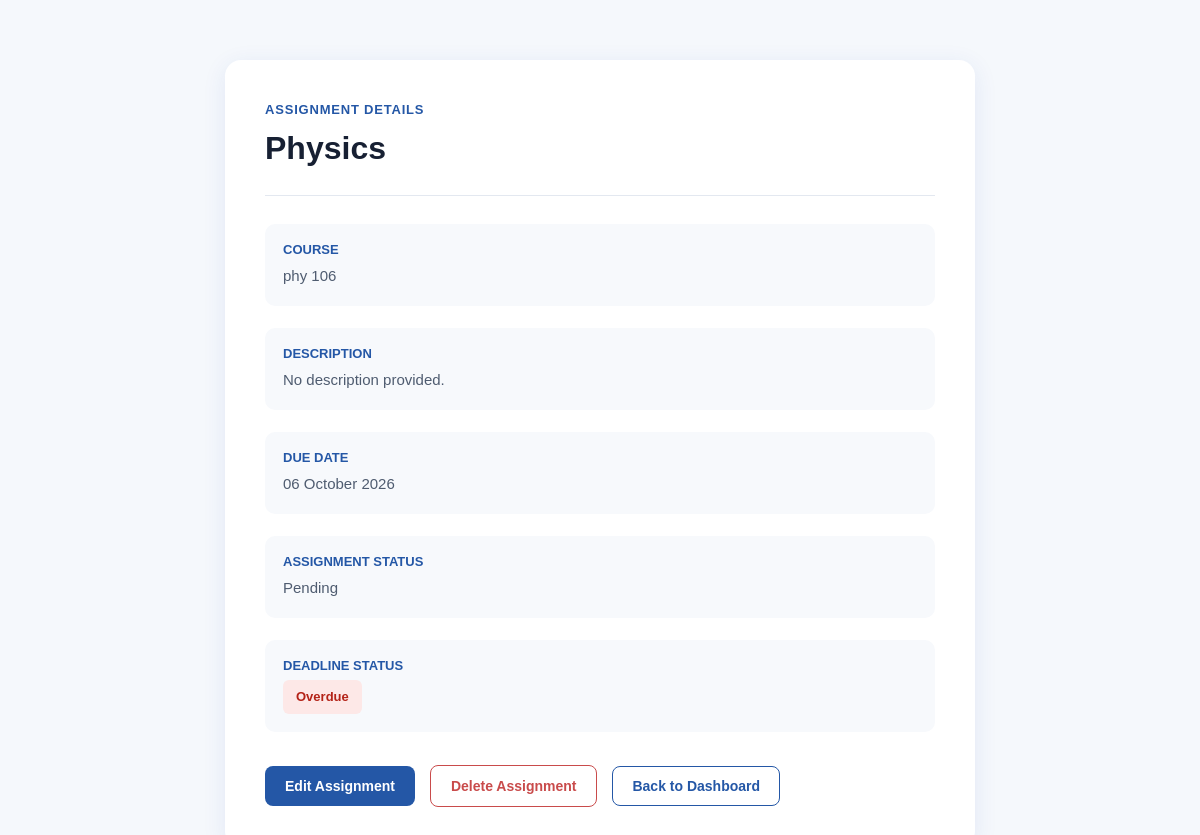
The page /assignment/2 (signed in) on the database its author committed.
### models/assignment.py (models this page shows, shortened)
class Assignment(db.Model):
    id = db.Column(db.Integer, primary_key=True)
    title = db.Column(db.String(200), nullable=False)
    course = db.Column(db.String(100), nullable=False)
    description = db.Column(db.Text, nullable=True)
    due_date = db.Column(db.Date, nullable=False)
    status = db.Column(
        db.String(50),
        default="Pending"
    )
    user_id = db.Column(
        db.Integer,
        db.ForeignKey("Users.id"),
        nullable=False
    )
    user = db.relationship(
        "User",
        back_populates="assignments"
    )
    @property
    def deadline_status(self):
        if self.status and self.status.lower() == "completed":
            return "Completed"
        if self.due_date < date.today():
            return "Overdue"
        if self.due_date == date.today():
            return "Due Today"
        return "Upcoming"

### routes/main.py (the view)
@main.route("/assignment/<int:assignment_id>")
@login_required
def assignment_detail(assignment_id):
    assignment = Assignment.query.filter_by(
        id=assignment_id,
        user_id=current_user.id
    ).first_or_404()
    return render_template(
        "main/assignment_detail.html",
        assignment=assignment
    )

### app.py (called while the page is built)
def create_app():
    app = Flask(__name__)
    app.config.from_object(Config)
    db.init_app(app)
    login_manager.init_app(app)
    login_manager.login_view = "auth.login"
    from models.user import User
    @login_manager.user_loader
    def load_user(user_id):
        return db.session.get(User, int(user_id))
    from models.assignment import Assignment
    from routes.main import main
    from routes.auth import auth
    from routes.admin import admin
    app.register_blueprint(auth)
    app.register_blueprint(main)
    app.register_blueprint(admin)
    with app.app_context():
        db.create_all()
    return app

### templates/main/assignment_detail.html (shortened to what this page needs)
<!doctype html>
<html lang="en">
  <head>
    <link
      rel="stylesheet"
      href="{{ url_for('static', filename='css/assignment_detail.css') }}"
    />
  </head>
  <body class="assignment-detail-page">
    <main class="assignment-detail-main">
      <section class="assignment-detail-card">
        <div class="detail-header">
          <span class="detail-label-top">Assignment Details</span>
          <h1 class="detail-title">{{ assignment.title }}</h1>
        </div>
        <div class="detail-content">
          <div class="detail-item">
            <span class="detail-heading">Course</span>
            <p class="detail-value">{{ assignment.course }}</p>
          </div>
          <div class="detail-item">
            <span class="detail-heading">Description</span>
            <p class="detail-value">
              {{ assignment.description or 'No description provided.' }}
            </p>
          </div>
          <div class="detail-item">
            <span class="detail-heading">Due Date</span>
            <p class="detail-value">
              {{ assignment.due_date.strftime('%d %B %Y') }}
            </p>
          </div>
          <div class="detail-item">
            <span class="detail-heading">Assignment Status</span>
            <p class="detail-value">
              <span class="assignment-status status-{{ assignment.status|lower|replace(' ', '-') }}">
                {{ assignment.status }}
              </span>
            </p>
          </div>
          <div class="detail-item">
            <span class="detail-heading">Deadline Status</span>
            <p class="detail-value">
              <span class="deadline-status deadline-{{ assignment.deadline_status|lower|replace(' ', '-') }}">
                {{ assignment.deadline_status }}
              </span>
            </p>
          </div>
        </div>
        <div class="detail-actions">
          <a
            class="edit-detail-button"
            href="{{ url_for('main.edit_assignment', assignment_id=assignment.id) }}"
          >
            Edit Assignment
          </a>
          <form
            class="delete-form"
            method="POST"
            action="{{ url_for('main.delete_assignment', assignment_id=assignment.id) }}"
            onsubmit="return confirm('Are you sure you want to delete this assignment?');"
          >
            <button class="delete-detail-button" type="submit">
              Delete Assignment
            </button>
          </form>
          <a
            class="back-detail-button"
            href="{{ url_for('main.homepage') }}"
          >
            Back to Dashboard
          </a>
        </div>
      </section>
    </main>
  </body>
</html>

### static/css/assignment_detail.css (style rules this page uses)
.assignment-detail-page { margin: 0; padding: 0; min-height: 100vh; background-color: #f5f8fc; color: #172033; font-family: Arial, sans-serif; }
.assignment-detail-main { width: 90%; max-width: 750px; margin: 60px auto; }
.assignment-detail-card { padding: 40px; background-color: #ffffff; border-radius: 16px; box-shadow: 0 5px 25px rgba(30, 64, 175, 0.09); }
.detail-header { padding-bottom: 25px; border-bottom: 1px solid #e3e8f0; }
.detail-label-top { color: #2457a6; font-size: 13px; font-weight: 700; text-transform: uppercase; letter-spacing: 0.8px; }
.detail-title { margin: 10px 0 0; color: #172033; font-size: 32px; font-weight: 700; line-height: 1.3; }
.detail-content { display: flex; flex-direction: column; gap: 22px; padding: 28px 0; }
.detail-item { padding: 18px; border-radius: 10px; background-color: #f7f9fc; }
.detail-heading { display: block; margin-bottom: 7px; color: #2457a6; font-size: 13px; font-weight: 700; text-transform: uppercase; }
.detail-value { margin: 0; color: #4f5c70; font-size: 15px; line-height: 1.6; }
.detail-actions { display: flex; align-items: center; gap: 15px; padding-top: 5px; }
.edit-detail-button { padding: 12px 20px; border-radius: 8px; background-color: #2457a6; color: #ffffff; text-decoration: none; font-size: 14px; font-weight: 600; transition: 0.3s ease; }
.delete-form { margin: 0; }
.delete-detail-button { padding: 12px 20px; border: 1px solid #c94b4b; border-radius: 8px; background-color: #ffffff; color: #c94b4b; font-size: 14px; font-weight: 600; cursor: pointer; transition: 0.3s ease; }
.back-detail-button { padding: 11px 19px; border: 1px solid #2457a6; border-radius: 8px; color: #2457a6; text-decoration: none; font-size: 14px; font-weight: 600; transition: 0.3s ease; }
.deadline-status { display: inline-block; padding: 7px 13px; border-radius: 6px; font-size: 13px; font-weight: 600; }
.deadline-overdue { background-color: #fde8e7; color: #b42318; }

### rows shown on the page
Assignment: title "Physics", course "phy 106", description "No description provided.", due_date "06 October 2026", status "Pending", deadline_status "Overdue"
